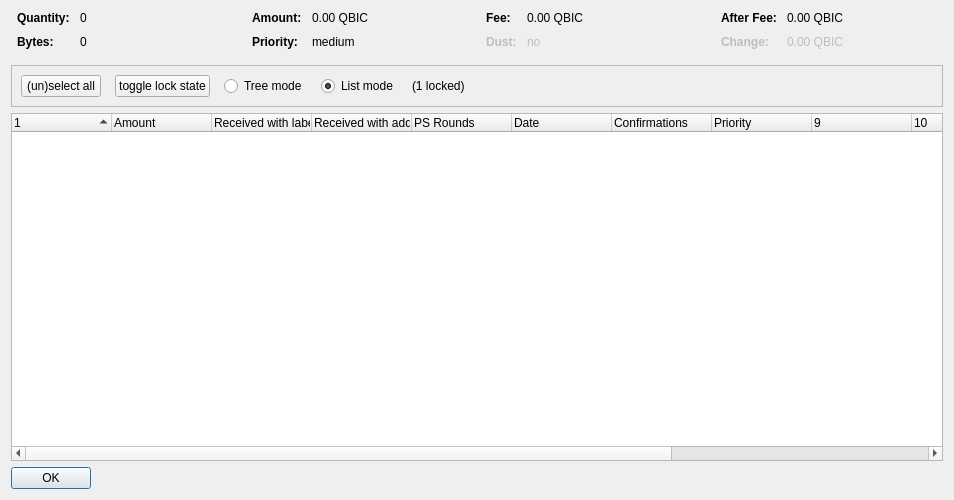
<?xml version="1.0" encoding="UTF-8"?>
<ui version="4.0">
 <class>CoinControlDialog</class>
 <widget class="QDialog" name="CoinControlDialog">
  <property name="geometry">
   <rect>
    <x>0</x>
    <y>0</y>
    <width>954</width>
    <height>500</height>
   </rect>
  </property>
  <property name="windowTitle">
   <string>Coin Selection</string>
  </property>
  <layout class="QVBoxLayout" name="verticalLayout">
   <item>
    <layout class="QHBoxLayout" name="horizontalLayoutTop" stretch="0,0,0,0">
     <property name="topMargin">
      <number>0</number>
     </property>
     <property name="bottomMargin">
      <number>10</number>
     </property>
     <item>
      <layout class="QFormLayout" name="formLayoutCoinControl1">
       <property name="horizontalSpacing">
        <number>10</number>
       </property>
       <property name="verticalSpacing">
        <number>10</number>
       </property>
       <property name="leftMargin">
        <number>6</number>
       </property>
       <property name="rightMargin">
        <number>6</number>
       </property>
       <item row="0" column="0">
        <widget class="QLabel" name="labelCoinControlQuantityText">
         <property name="font">
          <font>
           <weight>75</weight>
           <bold>true</bold>
          </font>
         </property>
         <property name="text">
          <string>Quantity:</string>
         </property>
        </widget>
       </item>
       <item row="0" column="1">
        <widget class="QLabel" name="labelCoinControlQuantity">
         <property name="cursor">
          <cursorShape>IBeamCursor</cursorShape>
         </property>
         <property name="contextMenuPolicy">
          <enum>Qt::ActionsContextMenu</enum>
         </property>
         <property name="text">
          <string notr="true">0</string>
         </property>
         <property name="textInteractionFlags">
          <set>Qt::LinksAccessibleByMouse|Qt::TextSelectableByKeyboard|Qt::TextSelectableByMouse</set>
         </property>
        </widget>
       </item>
       <item row="1" column="0">
        <widget class="QLabel" name="labelCoinControlBytesText">
         <property name="font">
          <font>
           <weight>75</weight>
           <bold>true</bold>
          </font>
         </property>
         <property name="text">
          <string>Bytes:</string>
         </property>
        </widget>
       </item>
       <item row="1" column="1">
        <widget class="QLabel" name="labelCoinControlBytes">
         <property name="cursor">
          <cursorShape>IBeamCursor</cursorShape>
         </property>
         <property name="contextMenuPolicy">
          <enum>Qt::ActionsContextMenu</enum>
         </property>
         <property name="text">
          <string notr="true">0</string>
         </property>
         <property name="textInteractionFlags">
          <set>Qt::LinksAccessibleByMouse|Qt::TextSelectableByKeyboard|Qt::TextSelectableByMouse</set>
         </property>
        </widget>
       </item>
      </layout>
     </item>
     <item>
      <layout class="QFormLayout" name="formLayoutCoinControl2">
       <property name="horizontalSpacing">
        <number>10</number>
       </property>
       <property name="verticalSpacing">
        <number>10</number>
       </property>
       <property name="leftMargin">
        <number>6</number>
       </property>
       <property name="rightMargin">
        <number>6</number>
       </property>
       <item row="0" column="0">
        <widget class="QLabel" name="labelCoinControlAmountText">
         <property name="font">
          <font>
           <weight>75</weight>
           <bold>true</bold>
          </font>
         </property>
         <property name="text">
          <string>Amount:</string>
         </property>
        </widget>
       </item>
       <item row="0" column="1">
        <widget class="QLabel" name="labelCoinControlAmount">
         <property name="cursor">
          <cursorShape>IBeamCursor</cursorShape>
         </property>
         <property name="contextMenuPolicy">
          <enum>Qt::ActionsContextMenu</enum>
         </property>
         <property name="text">
          <string notr="true">0.00 QBIC</string>
         </property>
         <property name="textInteractionFlags">
          <set>Qt::LinksAccessibleByMouse|Qt::TextSelectableByKeyboard|Qt::TextSelectableByMouse</set>
         </property>
        </widget>
       </item>
       <item row="1" column="0">
        <widget class="QLabel" name="labelCoinControlPriorityText">
         <property name="font">
          <font>
           <weight>75</weight>
           <bold>true</bold>
          </font>
         </property>
         <property name="text">
          <string>Priority:</string>
         </property>
        </widget>
       </item>
       <item row="1" column="1">
        <widget class="QLabel" name="labelCoinControlPriority">
         <property name="cursor">
          <cursorShape>IBeamCursor</cursorShape>
         </property>
         <property name="contextMenuPolicy">
          <enum>Qt::ActionsContextMenu</enum>
         </property>
         <property name="text">
          <string>medium</string>
         </property>
         <property name="textInteractionFlags">
          <set>Qt::LinksAccessibleByMouse|Qt::TextSelectableByKeyboard|Qt::TextSelectableByMouse</set>
         </property>
        </widget>
       </item>
      </layout>
     </item>
     <item>
      <layout class="QFormLayout" name="formLayoutCoinControl3">
       <property name="horizontalSpacing">
        <number>10</number>
       </property>
       <property name="verticalSpacing">
        <number>10</number>
       </property>
       <property name="leftMargin">
        <number>6</number>
       </property>
       <property name="rightMargin">
        <number>6</number>
       </property>
       <item row="0" column="0">
        <widget class="QLabel" name="labelCoinControlFeeText">
         <property name="font">
          <font>
           <weight>75</weight>
           <bold>true</bold>
          </font>
         </property>
         <property name="text">
          <string>Fee:</string>
         </property>
        </widget>
       </item>
       <item row="0" column="1">
        <widget class="QLabel" name="labelCoinControlFee">
         <property name="cursor">
          <cursorShape>IBeamCursor</cursorShape>
         </property>
         <property name="contextMenuPolicy">
          <enum>Qt::ActionsContextMenu</enum>
         </property>
         <property name="text">
          <string notr="true">0.00 QBIC</string>
         </property>
         <property name="textInteractionFlags">
          <set>Qt::LinksAccessibleByMouse|Qt::TextSelectableByKeyboard|Qt::TextSelectableByMouse</set>
         </property>
        </widget>
       </item>
       <item row="1" column="0">
        <widget class="QLabel" name="labelCoinControlLowOutputText">
         <property name="enabled">
          <bool>false</bool>
         </property>
         <property name="font">
          <font>
           <weight>75</weight>
           <bold>true</bold>
          </font>
         </property>
         <property name="text">
          <string>Dust:</string>
         </property>
        </widget>
       </item>
       <item row="1" column="1">
        <widget class="QLabel" name="labelCoinControlLowOutput">
         <property name="enabled">
          <bool>false</bool>
         </property>
         <property name="cursor">
          <cursorShape>IBeamCursor</cursorShape>
         </property>
         <property name="contextMenuPolicy">
          <enum>Qt::ActionsContextMenu</enum>
         </property>
         <property name="text">
          <string>no</string>
         </property>
         <property name="textInteractionFlags">
          <set>Qt::LinksAccessibleByMouse|Qt::TextSelectableByKeyboard|Qt::TextSelectableByMouse</set>
         </property>
        </widget>
       </item>
      </layout>
     </item>
     <item>
      <layout class="QFormLayout" name="formLayoutCoinControl4">
       <property name="horizontalSpacing">
        <number>10</number>
       </property>
       <property name="verticalSpacing">
        <number>10</number>
       </property>
       <property name="leftMargin">
        <number>6</number>
       </property>
       <property name="rightMargin">
        <number>6</number>
       </property>
       <item row="0" column="0">
        <widget class="QLabel" name="labelCoinControlAfterFeeText">
         <property name="font">
          <font>
           <weight>75</weight>
           <bold>true</bold>
          </font>
         </property>
         <property name="text">
          <string>After Fee:</string>
         </property>
        </widget>
       </item>
       <item row="0" column="1">
        <widget class="QLabel" name="labelCoinControlAfterFee">
         <property name="cursor">
          <cursorShape>IBeamCursor</cursorShape>
         </property>
         <property name="contextMenuPolicy">
          <enum>Qt::ActionsContextMenu</enum>
         </property>
         <property name="text">
          <string notr="true">0.00 QBIC</string>
         </property>
         <property name="textInteractionFlags">
          <set>Qt::LinksAccessibleByMouse|Qt::TextSelectableByKeyboard|Qt::TextSelectableByMouse</set>
         </property>
        </widget>
       </item>
       <item row="1" column="0">
        <widget class="QLabel" name="labelCoinControlChangeText">
         <property name="enabled">
          <bool>false</bool>
         </property>
         <property name="font">
          <font>
           <weight>75</weight>
           <bold>true</bold>
          </font>
         </property>
         <property name="text">
          <string>Change:</string>
         </property>
        </widget>
       </item>
       <item row="1" column="1">
        <widget class="QLabel" name="labelCoinControlChange">
         <property name="enabled">
          <bool>false</bool>
         </property>
         <property name="cursor">
          <cursorShape>IBeamCursor</cursorShape>
         </property>
         <property name="contextMenuPolicy">
          <enum>Qt::ActionsContextMenu</enum>
         </property>
         <property name="text">
          <string notr="true">0.00 QBIC</string>
         </property>
         <property name="textInteractionFlags">
          <set>Qt::LinksAccessibleByMouse|Qt::TextSelectableByKeyboard|Qt::TextSelectableByMouse</set>
         </property>
        </widget>
       </item>
      </layout>
     </item>
    </layout>
   </item>
   <item>
    <widget class="QFrame" name="frame">
     <property name="minimumSize">
      <size>
       <width>0</width>
       <height>40</height>
      </size>
     </property>
     <property name="frameShape">
      <enum>QFrame::StyledPanel</enum>
     </property>
     <property name="frameShadow">
      <enum>QFrame::Sunken</enum>
     </property>
     <layout class="QHBoxLayout" name="horizontalLayout">
      <item>
       <layout class="QHBoxLayout" name="horizontalLayoutPanel" stretch="0,0,0,0,0,0">
        <property name="spacing">
         <number>14</number>
        </property>
        <item>
         <widget class="QPushButton" name="pushButtonSelectAll">
          <property name="sizePolicy">
           <sizepolicy hsizetype="Maximum" vsizetype="Fixed">
            <horstretch>0</horstretch>
            <verstretch>0</verstretch>
           </sizepolicy>
          </property>
          <property name="text">
           <string>(un)select all</string>
          </property>
          <property name="autoDefault">
           <bool>false</bool>
          </property>
         </widget>
        </item>
        <item>
         <widget class="QPushButton" name="pushButtonToggleLock">
          <property name="sizePolicy">
           <sizepolicy hsizetype="Maximum" vsizetype="Fixed">
            <horstretch>0</horstretch>
            <verstretch>0</verstretch>
           </sizepolicy>
          </property>
          <property name="text">
           <string>toggle lock state</string>
          </property>
          <property name="autoDefault">
           <bool>false</bool>
          </property>
         </widget>
        </item>
        <item>
         <widget class="QRadioButton" name="radioTreeMode">
          <property name="sizePolicy">
           <sizepolicy hsizetype="Maximum" vsizetype="Fixed">
            <horstretch>0</horstretch>
            <verstretch>0</verstretch>
           </sizepolicy>
          </property>
          <property name="text">
           <string>Tree mode</string>
          </property>
         </widget>
        </item>
        <item>
         <widget class="QRadioButton" name="radioListMode">
          <property name="sizePolicy">
           <sizepolicy hsizetype="Maximum" vsizetype="Fixed">
            <horstretch>0</horstretch>
            <verstretch>0</verstretch>
           </sizepolicy>
          </property>
          <property name="text">
           <string>List mode</string>
          </property>
          <property name="checked">
           <bool>true</bool>
          </property>
         </widget>
        </item>
        <item>
         <widget class="QLabel" name="labelLocked">
          <property name="text">
           <string>(1 locked)</string>
          </property>
         </widget>
        </item>
        <item>
         <spacer name="horizontalSpacer">
          <property name="orientation">
           <enum>Qt::Horizontal</enum>
          </property>
          <property name="sizeHint" stdset="0">
           <size>
            <width>40</width>
            <height>20</height>
           </size>
          </property>
         </spacer>
        </item>
       </layout>
      </item>
     </layout>
    </widget>
   </item>
   <item>
    <widget class="CoinControlTreeWidget" name="treeWidget">
     <property name="contextMenuPolicy">
      <enum>Qt::CustomContextMenu</enum>
     </property>
     <property name="sortingEnabled">
      <bool>false</bool>
     </property>
     <property name="columnCount">
      <number>13</number>
     </property>
     <attribute name="headerShowSortIndicator" stdset="0">
      <bool>true</bool>
     </attribute>
     <attribute name="headerStretchLastSection">
      <bool>false</bool>
     </attribute>
     <column>
      <property name="text">
       <string/>
      </property>
     </column>
     <column>
      <property name="text">
       <string>Amount</string>
      </property>
     </column>
     <column>
      <property name="text">
       <string>Received with label</string>
      </property>
     </column>
     <column>
      <property name="text">
       <string>Received with address</string>
      </property>
     </column>
     <column>
      <property name="text">
       <string>PS Rounds</string>
      </property>
     </column>
     <column>
      <property name="text">
       <string>Date</string>
      </property>
     </column>
     <column>
      <property name="text">
       <string>Confirmations</string>
      </property>
      <property name="toolTip">
       <string>Confirmed</string>
      </property>
     </column>
     <column>
      <property name="text">
       <string>Priority</string>
      </property>
     </column>
     <column>
      <property name="text">
       <string/>
      </property>
     </column>
     <column>
      <property name="text">
       <string/>
      </property>
     </column>
     <column>
      <property name="text">
       <string/>
      </property>
     </column>
     <column>
      <property name="text">
       <string/>
      </property>
     </column>
     <column>
      <property name="text">
       <string/>
      </property>
     </column>
    </widget>
   </item>
   <item>
    <widget class="QDialogButtonBox" name="buttonBox">
     <property name="sizePolicy">
      <sizepolicy hsizetype="Maximum" vsizetype="Fixed">
       <horstretch>0</horstretch>
       <verstretch>0</verstretch>
      </sizepolicy>
     </property>
     <property name="orientation">
      <enum>Qt::Horizontal</enum>
     </property>
     <property name="standardButtons">
      <set>QDialogButtonBox::Ok</set>
     </property>
    </widget>
   </item>
  </layout>
 </widget>
 <customwidgets>
  <customwidget>
   <class>CoinControlTreeWidget</class>
   <extends>QTreeWidget</extends>
   <header>coincontroltreewidget.h</header>
  </customwidget>
 </customwidgets>
 <resources/>
 <connections/>
</ui>
